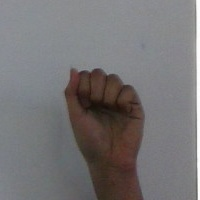
#> input picture data/A/A_014.jpg, 200 x 200 px; its folder holds only this picture in this run
$ python augmentation.py
#> lines starting #> are read from the running program, lines starting #| are printed output that depends on the picture
import cv2
import numpy as np
import os
import random

def augment_image(img):
    h, w = img.shape[:2]

    # ----- Rotation nhẹ -----
    angle = random.uniform(-10, 10)
    M = cv2.getRotationMatrix2D((w//2, h//2), angle, 1.0)
    img = cv2.warpAffine(img, M, (w, h), borderMode=cv2.BORDER_REFLECT)

    # ----- Scale -----
    scale = random.uniform(0.85, 1.15)
    img = cv2.resize(img, None, fx=scale, fy=scale)

    # Pad hoặc crop về size gốc
    img = cv2.resize(img, (w, h))

    # ----- Translation -----
    tx = random.randint(-15, 15)
    ty = random.randint(-15, 15)
    M = np.float32([[1, 0, tx], [0, 1, ty]])
    img = cv2.warpAffine(img, M, (w, h), borderMode=cv2.BORDER_REFLECT)

   # ----- Brightness / Contrast -----
    alpha = random.uniform(0.9, 1.1)
    beta  = random.randint(-20, 20)
    img = cv2.convertScaleAbs(img, alpha=alpha, beta=beta)

    return img


def augment_dataset(input_dir, output_dir, n_aug=3):
#> called with input_dir = 'data/A', output_dir = 'data_Aug/A', n_aug = 3
    os.makedirs(output_dir, exist_ok=True)

    for fname in os.listdir(input_dir):
        if not fname.lower().endswith(('.jpg', '.png')):
            continue

        img = cv2.imread(os.path.join(input_dir, fname))
#> img is the input picture: shape (200, 200, 3); mean B, G, R 116.5, 115.5, 118
        cv2.imwrite(os.path.join(output_dir, fname), img)

        for i in range(n_aug):
            aug = augment_image(img)
            name = f"{os.path.splitext(fname)[0]}_aug{i}.jpg"
            cv2.imwrite(os.path.join(output_dir, name), aug)
#> this loop made 3 passes
#> pass 1, in augment_image, `img = cv2.warpAffine(img, M, (w, h), borderMode=cv2.BORDER_REFLECT)`:
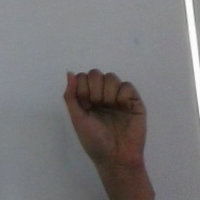
#> img: shape (200, 200, 3); mean of channels 0, 1, 2 116.2, 115.3, 117.9; drawn as B, G, R
#> pass 1, in augment_image, `img = cv2.warpAffine(img, M, (w, h), borderMode=cv2.BORDER_REFLECT)`:
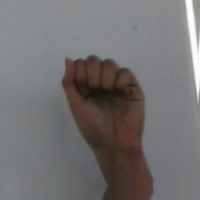
#> img: shape (200, 200, 3); mean of channels 0, 1, 2 112.8, 112.1, 115; drawn as B, G, R

input_dir = 'data/'
output_dir = 'data_Aug/'
# augment_dataset(input_dir, output_dir, n_aug=3)

for cls in os.listdir(input_dir):
    augment_dataset(
        input_dir=os.path.join(input_dir, cls),
        output_dir=os.path.join(output_dir, cls),
        n_aug=3
    )
#> pass 2 of the loop `for cls in os.listdir(input_dir):`:
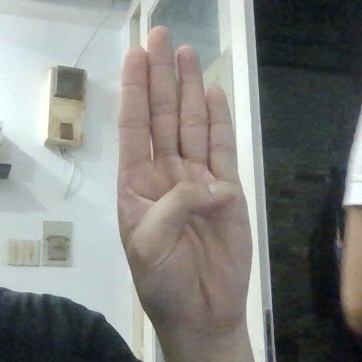
#> input picture data/B/B_005.jpg, 362 x 362 px
#> in augment_dataset, img is the input picture: shape (362, 362, 3); mean B, G, R 129, 132.1, 131
#> the loop in augment_dataset (call 2), `for i in range(n_aug):` made 3 passes
#> pass 1, in augment_image (call 4), `img = cv2.warpAffine(img, M, (w, h), borderMode=cv2.BORDER_REFLECT)`:
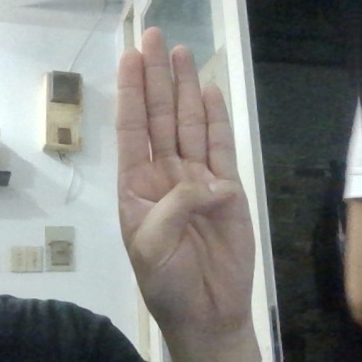
#> img: shape (362, 362, 3); mean of channels 0, 1, 2 129.1, 132.1, 131; drawn as B, G, R
#> pass 1, in augment_image (call 4), `img = cv2.warpAffine(img, M, (w, h), borderMode=cv2.BORDER_REFLECT)`:
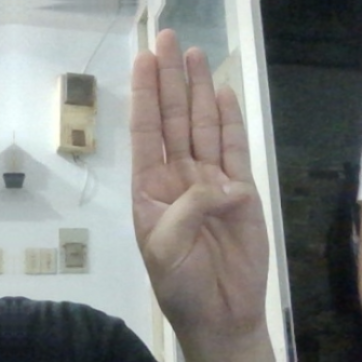
#> img: shape (362, 362, 3); mean of channels 0, 1, 2 132, 134.9, 133.2; drawn as B, G, R
